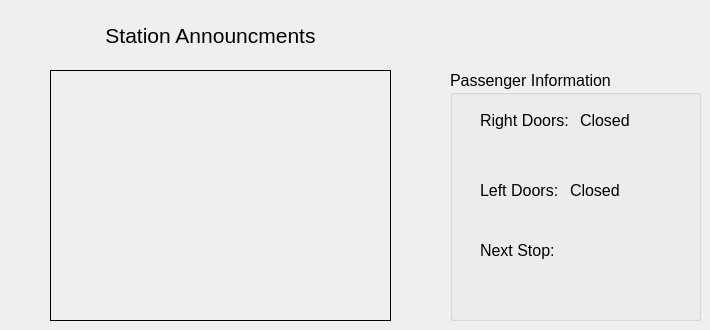
   <widget class="QWidget" name="passenger">
    <attribute name="title">
     <string>Passenger</string>
    </attribute>
    <widget class="QLabel" name="label">
     <property name="geometry">
      <rect>
       <x>30</x>
       <y>20</y>
       <width>361</width>
       <height>31</height>
      </rect>
     </property>
     <property name="font">
      <font>
       <pointsize>16</pointsize>
      </font>
     </property>
     <property name="text">
      <string>Station Announcments</string>
     </property>
     <property name="scaledContents">
      <bool>true</bool>
     </property>
     <property name="alignment">
      <set>Qt::AlignCenter</set>
     </property>
    </widget>
    <widget class="QGroupBox" name="groupBox">
     <property name="geometry">
      <rect>
       <x>450</x>
       <y>70</y>
       <width>251</width>
       <height>251</height>
      </rect>
     </property>
     <property name="font">
      <font>
       <pointsize>12</pointsize>
      </font>
     </property>
     <property name="title">
      <string>Passenger Information </string>
     </property>
     <widget class="QLabel" name="Door_label_13">
      <property name="geometry">
       <rect>
        <x>30</x>
        <y>40</y>
        <width>91</width>
        <height>21</height>
       </rect>
      </property>
      <property name="font">
       <font>
        <pointsize>12</pointsize>
       </font>
      </property>
      <property name="text">
       <string>Right Doors:</string>
      </property>
     </widget>
     <widget class="QLabel" name="rightDoorsOutput_4">
      <property name="geometry">
       <rect>
        <x>130</x>
        <y>40</y>
        <width>51</width>
        <height>20</height>
       </rect>
      </property>
      <property name="font">
       <font>
        <pointsize>12</pointsize>
       </font>
      </property>
      <property name="text">
       <string>Closed</string>
      </property>
     </widget>
     <widget class="QLabel" name="Door_label_14">
      <property name="geometry">
       <rect>
        <x>30</x>
        <y>110</y>
        <width>81</width>
        <height>21</height>
       </rect>
      </property>
      <property name="font">
       <font>
        <pointsize>12</pointsize>
       </font>
      </property>
      <property name="text">
       <string>Left Doors:</string>
      </property>
     </widget>
     <widget class="QLabel" name="leftDoorsOutput_4">
      <property name="geometry">
       <rect>
        <x>120</x>
        <y>110</y>
        <width>51</width>
        <height>20</height>
       </rect>
      </property>
      <property name="font">
       <font>
        <pointsize>12</pointsize>
       </font>
      </property>
      <property name="text">
       <string>Closed</string>
      </property>
     </widget>
     <widget class="QLabel" name="label_94">
      <property name="geometry">
       <rect>
        <x>30</x>
        <y>170</y>
        <width>81</width>
        <height>21</height>
       </rect>
      </property>
      <property name="font">
       <font>
        <pointsize>12</pointsize>
       </font>
      </property>
      <property name="text">
       <string>Next Stop:</string>
      </property>
     </widget>
     <widget class="QLabel" name="Beacon">
      <property name="geometry">
       <rect>
        <x>110</x>
        <y>170</y>
        <width>111</width>
        <height>21</height>
       </rect>
      </property>
      <property name="font">
       <font>
        <pointsize>12</pointsize>
       </font>
      </property>
      <property name="text">
       <string/>
      </property>
     </widget>
     <widget class="QLabel" name="routeOutput">
      <property name="geometry">
       <rect>
        <x>130</x>
        <y>130</y>
        <width>101</width>
        <height>21</height>
       </rect>
      </property>
      <property name="font">
       <font>
        <pointsize>12</pointsize>
       </font>
      </property>
      <property name="text">
       <string/>
      </property>
     </widget>
    </widget>
    <widget class="QLabel" name="announcmentOutput">
     <property name="geometry">
      <rect>
       <x>50</x>
       <y>70</y>
       <width>341</width>
       <height>251</height>
      </rect>
     </property>
     <property name="autoFillBackground">
      <bool>true</bool>
     </property>
     <property name="frameShape">
      <enum>QFrame::Box</enum>
     </property>
     <property name="text">
      <string/>
     </property>
     <property name="alignment">
      <set>Qt::AlignLeading|Qt::AlignLeft|Qt::AlignTop</set>
     </property>
    </widget>
   </widget>
